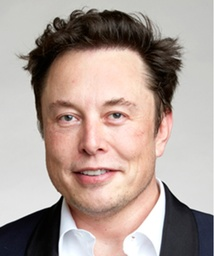
#> input picture elonTejas1.jpg, 214 x 256 px, shrunk from 535 x 640 before the run
$ python run.py   (older library calls are emulated)
#> lines starting #> are read from the running program, lines starting #| are printed output that depends on the picture
### cpselect.py
import numpy as np
import scipy.misc
import matplotlib.pyplot as plt
import sys
from PIL import Image

sys.setrecursionlimit(10000)
class cpselect_recorder:
	def __init__(self, img1,img2):

		fig, (self.Ax0, self.Ax1) = plt.subplots(1, 2, figsize = (20, 20))

		self.Ax0.imshow(img1)
		self.Ax0.axis('off')

		self.Ax1.imshow(img2)
		self.Ax1.axis('off')

		fig.canvas.mpl_connect('button_press_event', self)
		self.left_x = []
		self.left_y = []
		self.right_x = []
		self.right_y = []

	# [12 lines left out: function __call__, not called in this run]

def cpselect(img1,img2):
	resize_img1 = np.array(Image.fromarray(img1).resize([300, 300] ))
	resize_img2 = np.array(Image.fromarray(img2).resize([300, 300] ))
	point = cpselect_recorder(resize_img1,resize_img2)
	plt.show()
	point_left = np.concatenate([(np.array(point.left_x)*img1.shape[1]*1.0/300)[...,np.newaxis],\
								(np.array(point.left_y)*img1.shape[0]*1.0/300)[...,np.newaxis]],axis = 1)
	point_right = np.concatenate([(np.array(point.right_x)*img2.shape[1]*1.0/300)[...,np.newaxis],\
								(np.array(point.right_y)*img2.shape[0]*1.0/300)[...,np.newaxis]],axis = 1)
	plt.scatter(point_left[:,0], point_left[:,1])
	plt.imshow(img1)
	plt.show()
	plt.scatter(point_right[:,0], point_right[:,1])
	plt.imshow(img2)
	plt.show()
	return point_left, point_right

### click_correspondences.py
'''
  File name: click_correspondences.py
  Author:
  Date created:
'''
import numpy as np
import matplotlib.pyplot as plt
from cpselect import cpselect
from PIL import Image
'''
  File clarification:
    Click correspondences between two images
    - Input im1: target image
    - Input im2: source image
    - Output im1_pts: correspondences coordiantes in the target image
    - Output im2_pts: correspondences coordiantes in the source image
'''

def click_correspondences(im1, im2):
  '''
    Tips:
      - use 'matplotlib.pyplot.subplot' to create a figure that shows the source and target image together
      - add arguments in the 'imshow' function for better image view
      - use function 'ginput' and click correspondences in two images in turn
      - please check the 'ginput' function documentation carefully
        + determine the number of correspondences by yourself which is the argument of 'ginput' function
        + when using ginput, left click represents selection, right click represents removing the last click
        + click points in two images in turn and once you finish it, the function is supposed to
          return a NumPy array contains correspondences position in two images
  '''

  # TODO: Your code here

  im1_pts, im2_pts = cpselect(im1,im2)
  im_FramePts=np.array([[0,0],[0,im1.shape[0]-1],[im1.shape[1]-1,0],[im1.shape[1]-1,im1.shape[0]-1],[0,int(im1.shape[0]/2)],[int(im1.shape[1]/2),0],[int(im1.shape[1]/2),im1.shape[0]-1],[im1.shape[1]-1,int(im1.shape[0]/2)]])
  im1_pts=np.append(im1_pts,im_FramePts,0)
  im2_pts=np.append(im2_pts,im_FramePts,0)
  # print(im1_pts.shape)
  return im1_pts, im2_pts


# [20 lines that do not run on import are left out]

### morph_tri.py
'''
  File name: morph_tri.py
  Author:
  Date created:
'''

'''
  File clarification:
    Image morphing via Triangulation
    - Input im1: target image
    - Input im2: source image
    - Input im1_pts: correspondences coordiantes in the target image
    - Input im2_pts: correspondences coordiantes in the source image
    - Input warp_frac: a vector contains warping parameters
    - Input dissolve_frac: a vector contains cross dissolve parameters

    - Output morphed_im: a set of morphed images obtained from different warp and dissolve parameters.
                         The size should be [number of images, image height, image Width, color channel number]
'''

from scipy.spatial import Delaunay
import numpy as np
import matplotlib.pyplot as plt
def morph_tri(im1, im2, im1_pts, im2_pts, warp_frac, dissolve_frac):
  # TODO: Your code here
  # Tips: use Delaunay() function to get Delaunay triangulation;
  # Tips: use tri.find_simplex(pts) to find the triangulation index that pts locates in.
  warp_frac=1-warp_frac
  dissolve_frac=1-dissolve_frac
  # [4 lines of commented-out code are left out]
  morphed_im = np.zeros((warp_frac.shape[0],im1.shape[0],im1.shape[1],im1.shape[2]))
  # for i in range(warp_frac.shape[0])
  i=0
  for warp,diss in zip(warp_frac,dissolve_frac):
      # warp_frac=1-(i/(frames-1))
      # dissolve_frac=1-(i/(frames-1))
      imt_pts = warp*im1_pts + (1 - warp)*im2_pts
      Tri_t = Delaunay(imt_pts)
      Triangles_points_t = Tri_t.simplices
      xx, yy = np.meshgrid(np.arange(0, im1.shape[1]), np.arange(0, im1.shape[0]))
      ind=np.stack((xx,yy),-1)


      ind1=ind.reshape(-1,2)
      oness1=np.ones((ind1.shape[0],1))

      xy1=np.concatenate((ind1,oness1),axis=1)
      xy1=xy1.reshape((xy1.shape[0],xy1.shape[1],1))

      triangle_xy_index_t = Tri_t.find_simplex(ind1)

      triangle_xy_points_t = Triangles_points_t[triangle_xy_index_t]

      triangle_xy_points_coords_t=imt_pts[triangle_xy_points_t]

      oness=np.ones((triangle_xy_points_coords_t.shape[0],3,1))
      matrix_stack_t = np.concatenate((triangle_xy_points_coords_t,oness),axis=2)

      matrix_stack_up_t=np.transpose(matrix_stack_t,(0,2,1))

      matrix_stack_inv_t=np.linalg.inv(matrix_stack_up_t)

      abg_t=matrix_stack_inv_t@xy1

      triangle_xy_points_coords_1=im1_pts[triangle_xy_points_t]

      oness_1=np.ones((triangle_xy_points_coords_1.shape[0],3,1))
      matrix_stack_1 = np.concatenate((triangle_xy_points_coords_1,oness_1),axis=2)
      matrix_stack_up_1=np.transpose(matrix_stack_1,(0,2,1))

      xy1_1=matrix_stack_up_1@abg_t


      triangle_xy_points_coords_2=im2_pts[triangle_xy_points_t]

      oness_2=np.ones((triangle_xy_points_coords_2.shape[0],3,1))
      matrix_stack_2 = np.concatenate((triangle_xy_points_coords_2,oness_2),axis=2)
      matrix_stack_up_2=np.transpose(matrix_stack_2,(0,2,1))

      xy1_2=matrix_stack_up_2@abg_t


      xy1=xy1[:,0:2,:]

      xy1_1=xy1_1[:,0:2,:]

      xy1_2=xy1_2[:,0:2,:]

      xy1_sq = xy1.reshape((im1.shape[0],im1.shape[1],2))

      xy1_1_sq=xy1_1.reshape((im1.shape[0],im1.shape[1],2))
      xy1_2_sq=xy1_2.reshape((im1.shape[0],im1.shape[1],2))

      xy1_sq=np.array(xy1_sq,dtype=int)
      xy1_1_sq=np.array(xy1_1_sq,dtype=int)
      xy1_2_sq=np.array(xy1_2_sq,dtype=int)

      for rgb in range(im1.shape[2]):
        morphed_im[i,xy1_sq[:,:,1],xy1_sq[:,:,0],rgb]=im1[xy1_1_sq[:,:,1],xy1_1_sq[:,:,0],rgb]*diss + im2[xy1_2_sq[:,:,1],xy1_2_sq[:,:,0],rgb]*(1-diss)


      # image_t=morphed_im[i,:,:,:]
      # image_t=np.array(image_t,dtype=int)
      i=i+1
      # plt.imshow(image_t)
      # plt.show()

  return morphed_im

### run.py
import numpy as np
from PIL import Image
from click_correspondences import click_correspondences
from morph_tri import morph_tri
import cv2
import imageio

if __name__=="__main__":
        #input images for the morphine,(both should be of same dimensions)
        firstImage = np.array(Image.open('elonTejas1.jpg').convert('RGB'))
#> firstImage is the input picture: shape (256, 214, 3); mean R, G, B 173.4, 157.1, 150.2
        secondImage = np.array(Image.open('elonTejas2.jpg').convert('RGB'))
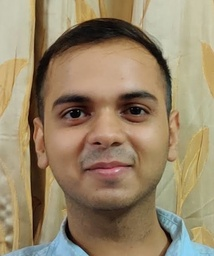
#> input picture elonTejas2.jpg, 214 x 256 px, shrunk from 535 x 640 before the run
#> secondImage is the input picture: shape (256, 214, 3); mean R, G, B 151.7, 133.7, 105.4
        print('--select points for matching the features, no need to select the points on the boundary of the image frames')
        im1_pts, im2_pts = click_correspondences(firstImage, secondImage)
#> in cpselect, `resize_img1 = np.array(Image.fromarray(img1).resize([300, 300] ))`:
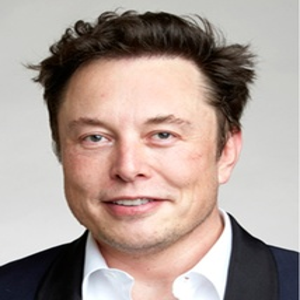
#> resize_img1: shape (300, 300, 3); mean R, G, B 173.4, 157.1, 150.2
#> in cpselect, `resize_img2 = np.array(Image.fromarray(img2).resize([300, 300] ))`:
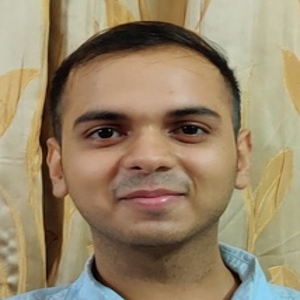
#> resize_img2: shape (300, 300, 3); mean R, G, B 151.7, 133.7, 105.4
#> in cpselect, `plt.show()`:
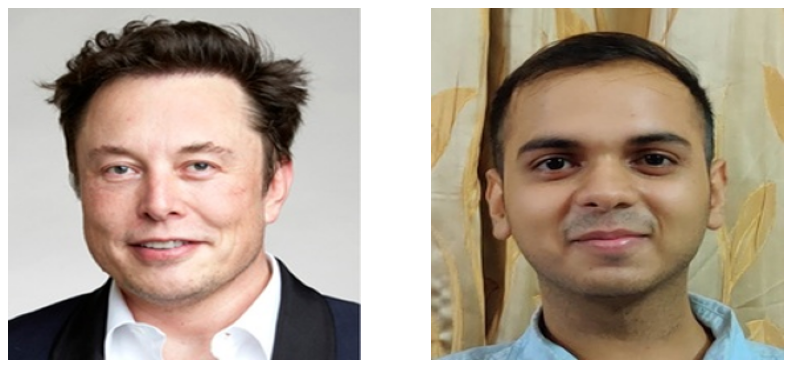
#> figure drawn by matplotlib, 2 panels
#> in cpselect, `point_left = np.concatenate([(np.array(point.left_x)*img1.shape[1]*1.0..`: point_left = empty array
#> in cpselect, `plt.show()`:
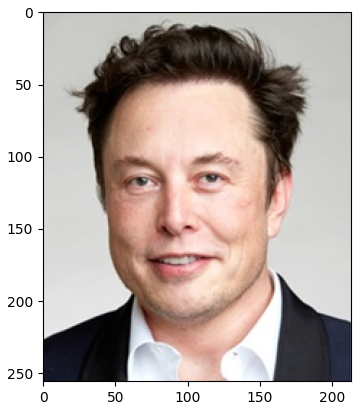
#> figure drawn by matplotlib, 1 panel
#> in cpselect, `plt.show()`:
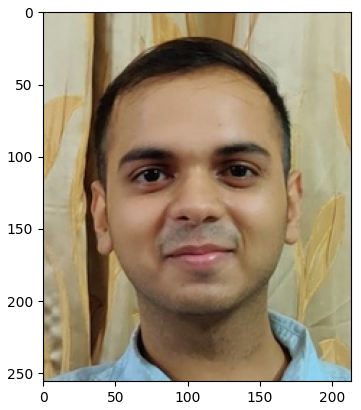
#> figure drawn by matplotlib, 1 panel
#> in click_correspondences, `im1_pts=np.append(im1_pts,im_FramePts,0)`: im1_pts = [[0, 0], [0, 255], [213, 0], [213, 255], [0, 128], [107, 0], [107, 255], [213, 128]]
#> in click_correspondences, `im2_pts=np.append(im2_pts,im_FramePts,0)`: im2_pts has the same summary as im1_pts
#> im2_pts has the same summary as im1_pts in click_correspondences
        print('--np arrays of selected points saved in files im1_cor_text.txt im2_cor_text.txt ')
        np.savetxt('im1_cor_text.txt',im1_pts)
        np.savetxt('im2_cor_text.txt',im2_pts)
        #no. of frames to be generated
        print('--generating 60 frames, change frames in line 18 of run.py, if required')
        frames=60
        print('--warp_frac and dissolve_frac are computed according to the required number of frames')

        warp_frac=np.linspace(0,1,frames,endpoint=True)
        dissolve_frac=np.linspace(0,1,frames,endpoint=True)
        # print(warp_frac)
        # print(dissolve_frac)
        print('--generating image frame using morph_tri')
        morphed_im=morph_tri(firstImage, secondImage, im1_pts, im2_pts, warp_frac, dissolve_frac)
#> after the loop in morph_tri, `for warp,diss in zip(warp_frac,dissolve_frac):`: i = 60
        print('--morphed_im created, now creating gif and avi')

        #Create AVI video
        fps = 10
        video_filename = 'outputMorphing.avi'
        morphed_im[:,:,:,0]
        height,width=morphed_im.shape[1],morphed_im.shape[2]
#> height = 256; width = 214
        out = cv2.VideoWriter(video_filename, 0, fps, (width, height))
        img=np.uint8(morphed_im)

        for i in range(morphed_im.shape[0]):
          img=np.uint8(morphed_im[i,:,:,:])
          img=cv2.cvtColor(img,cv2.COLOR_RGB2BGR)
          out.write(img)
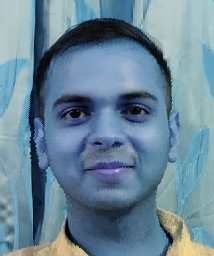
#> img: shape (256, 214, 3); mean R, G, B 105.4, 133.8, 151.8
        out.release

        #create gif
        images=[]
        for p in range(morphed_im.shape[0]):
            images.append(np.uint8(morphed_im[p,:,:,:]))
#> after the loop, images = 60 items

        imageio.mimsave('output.gif',images,duration=0.05)

        print('--check output.gif and outputMorphing.avi files, animation should be ready')
